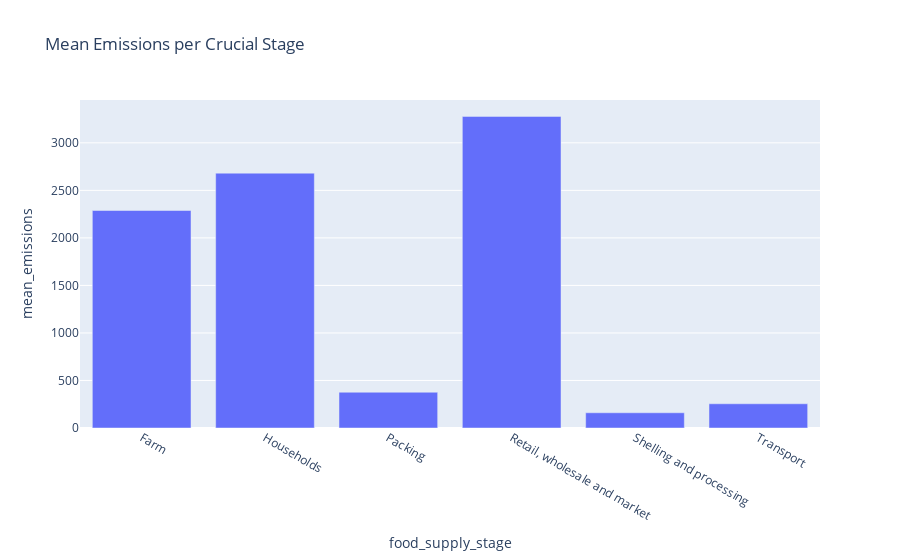

This figure's notebook cell:
### Markdown cell above
### 3.3.1 Visualization Methods

- Used a bar plot to visualize the average emissions by food supply stage.

- Later used the mean values on a countplot to give depth to the analysis of the top 10 countries with the highest emissions.

### Code cell
# Create a bar plot for the mean emissions per crucial stage

fig = px.bar(mean_emissions_crucial_stages, x='food_supply_stage', y='mean_emissions', title='Mean Emissions per Crucial Stage')
fig.show()

### Figure 1 — Plotly figure (JSON) as saved in the notebook; plotly's stock layout.template omitted (floating-point values rounded to 4 significant figures)
{"data": [{"alignmentgroup": "True", "hovertemplate": "food_supply_stage=%{x}<br>mean_emissions=%{y}<extra></extra>", "legendgroup": "", "marker": {"color": "#636efa", "pattern": {"shape": ""}}, "name": "", "offsetgroup": "", "orientation": "v", "showlegend": false, "textposition": "auto", "type": "bar", "x": ["Farm", "Households", "Packing", "Retail, wholesale and market", "Shelling and processing", "Transport"], "xaxis": "x", "y": [2288.0, 2681.0, 376.4, 3278.0, 160.1, 254.9], "yaxis": "y"}], "layout": {"barmode": "relative", "legend": {"tracegroupgap": 0}, "title": {"text": "Mean Emissions per Crucial Stage"}, "xaxis": {"anchor": "y", "domain": [0, 1], "title": {"text": "food_supply_stage"}}, "yaxis": {"anchor": "x", "domain": [0, 1], "title": {"text": "mean_emissions"}}}}
